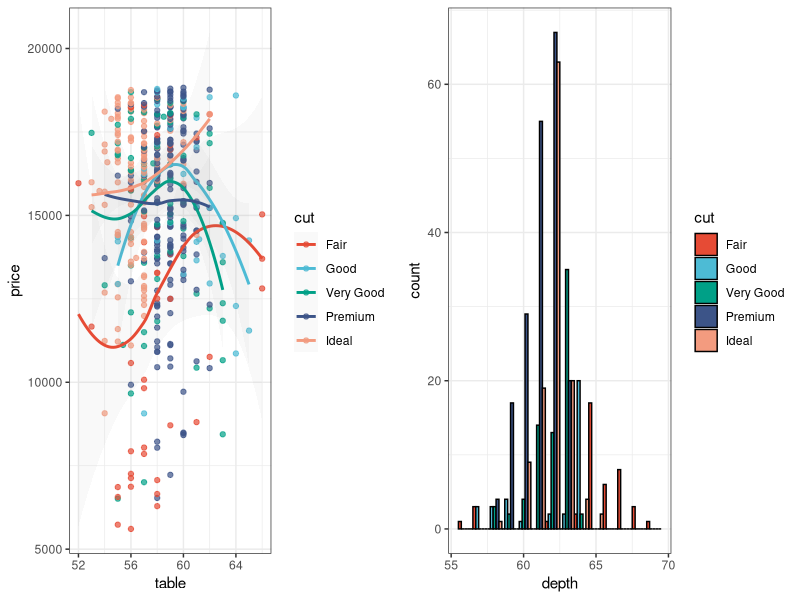
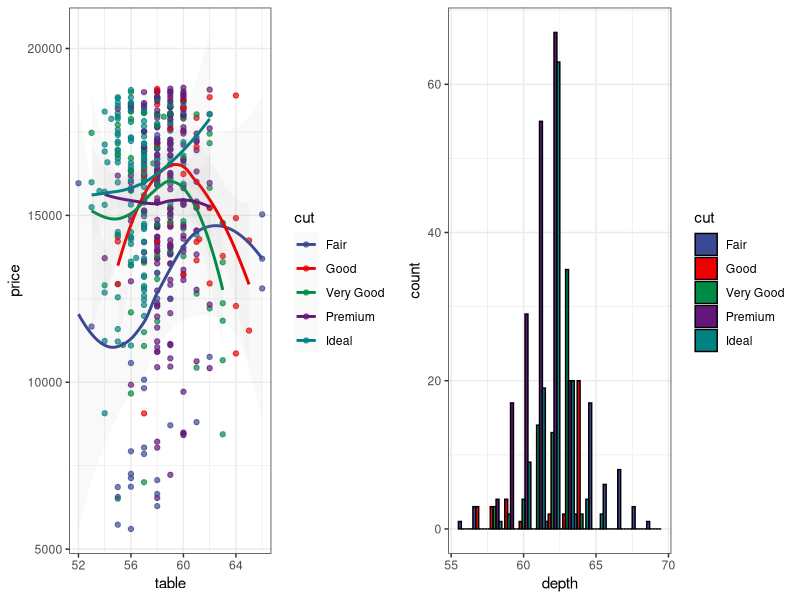
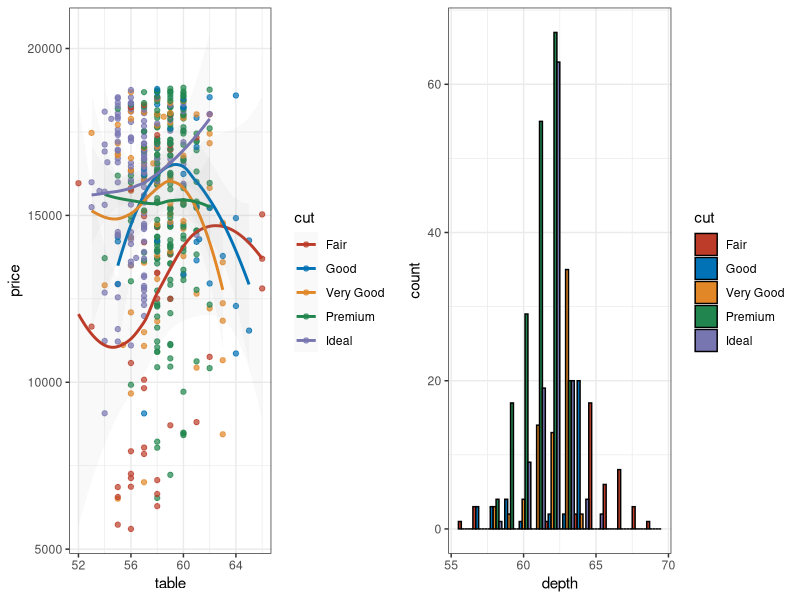
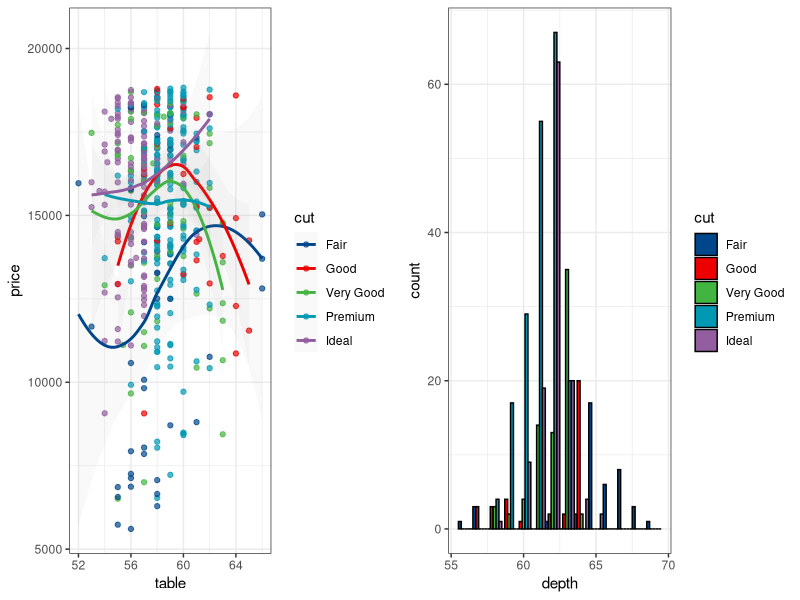
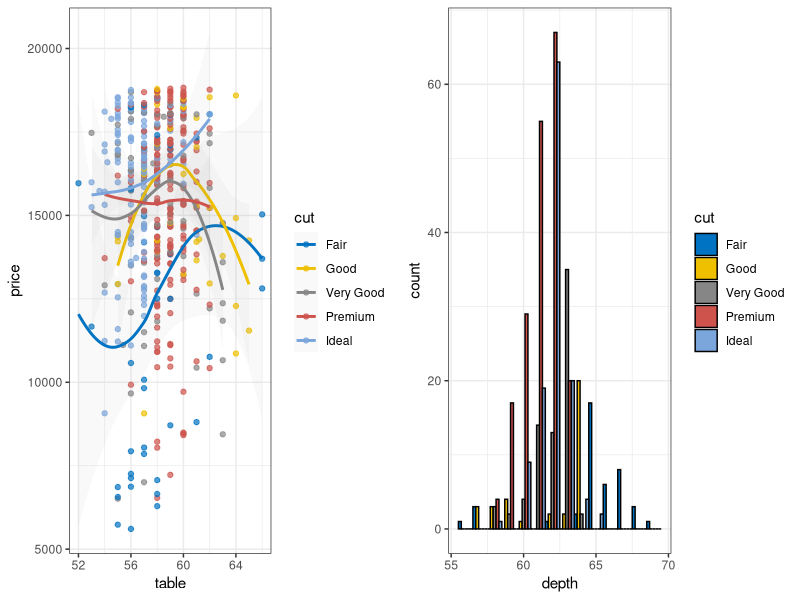
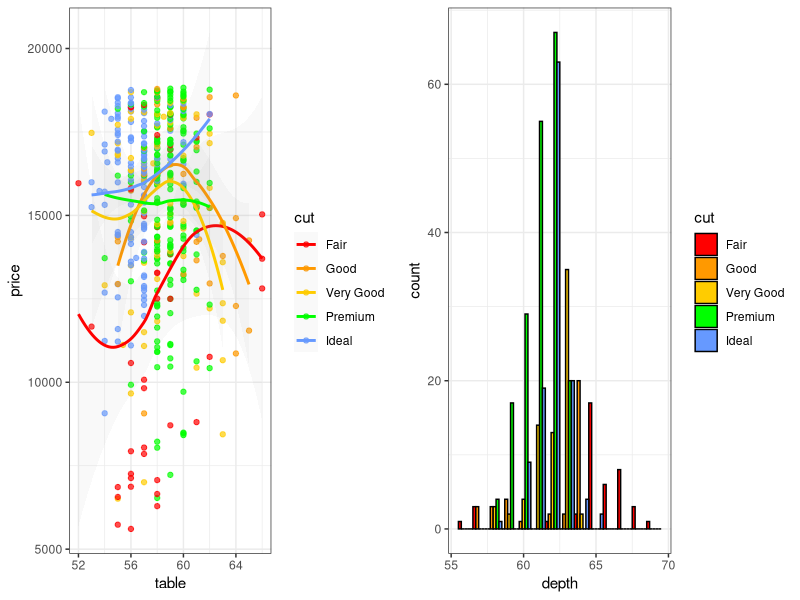
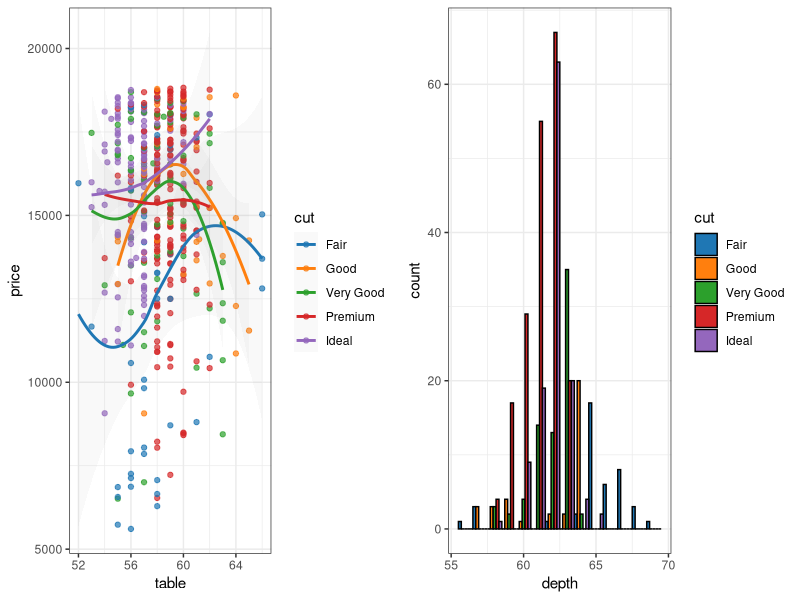
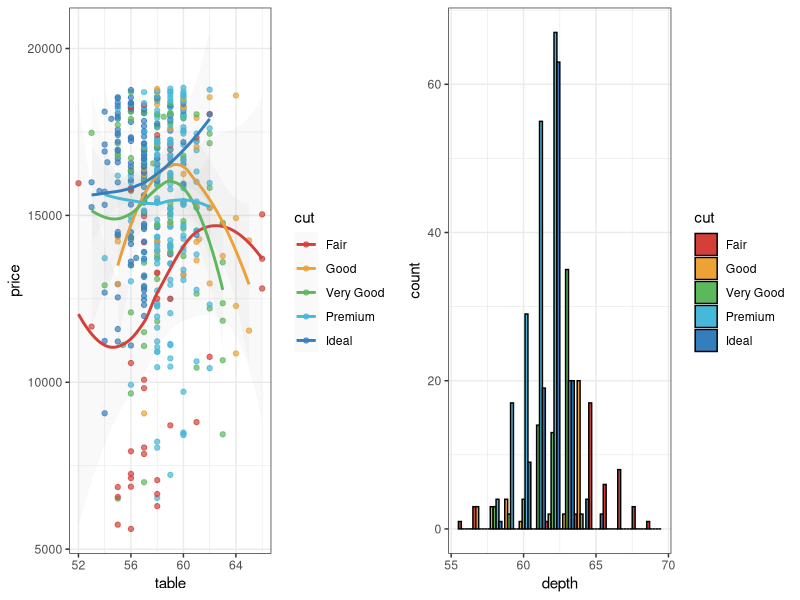

Generate these figures, in order, with R:
## ---- chunk 1
library("ggsci")
library("ggplot2")
library("gridExtra")

data("diamonds")

p1 = ggplot(subset(diamonds, carat >= 2.2),
       aes(x = table, y = price, colour = cut)) +
  geom_point(alpha = 0.7) +
  geom_smooth(method = "loess", alpha = 0.05, size = 1, span = 1) +
  theme_bw()

p2 = ggplot(subset(diamonds, carat > 2.2 & depth > 55 & depth < 70),
       aes(x = depth, fill = cut)) +
  geom_histogram(colour = "black", binwidth = 1, position = "dodge") +
  theme_bw()
## ---- chunk 2
p1_npg = p1 + scale_color_npg()
p2_npg = p2 + scale_fill_npg()
grid.arrange(p1_npg, p2_npg, ncol = 2)
## ---- chunk 3
p1_aaas = p1 + scale_color_aaas()
p2_aaas = p2 + scale_fill_aaas()
grid.arrange(p1_aaas, p2_aaas, ncol = 2)
## ---- chunk 4
p1_nejm = p1 + scale_color_nejm()
p2_nejm = p2 + scale_fill_nejm()
grid.arrange(p1_nejm, p2_nejm, ncol = 2)
## ---- chunk 5
p1_lancet = p1 + scale_color_lancet()
p2_lancet = p2 + scale_fill_lancet()
grid.arrange(p1_lancet, p2_lancet, ncol = 2)
## ---- chunk 6
p1_jco = p1 + scale_color_jco()
p2_jco = p2 + scale_fill_jco()
grid.arrange(p1_jco, p2_jco, ncol = 2)
## ---- chunk 7
p1_ucscgb = p1 + scale_color_ucscgb()
p2_ucscgb = p2 + scale_fill_ucscgb()
grid.arrange(p1_ucscgb, p2_ucscgb, ncol = 2)
## ---- chunk 8
p1_d3 = p1 + scale_color_d3()
p2_d3 = p2 + scale_fill_d3()
grid.arrange(p1_d3, p2_d3, ncol = 2)
## ---- chunk 9
p1_locuszoom = p1 + scale_color_locuszoom()
p2_locuszoom = p2 + scale_fill_locuszoom()
grid.arrange(p1_locuszoom, p2_locuszoom, ncol = 2)
## ---- chunk 10
p1_igv_default = p1 + scale_color_igv()
p2_igv_default = p2 + scale_fill_igv()
grid.arrange(p1_igv_default, p2_igv_default, ncol = 2)
## ---- chunk 11
p1_uchicago = p1 + scale_color_uchicago()
p2_uchicago = p2 + scale_fill_uchicago()
grid.arrange(p1_uchicago, p2_uchicago, ncol = 2)
## ---- chunk 12
p1_startrek = p1 + scale_color_startrek()
p2_startrek = p2 + scale_fill_startrek()
grid.arrange(p1_startrek, p2_startrek, ncol = 2)
## ---- chunk 13
p1_futurama = p1 + scale_color_futurama()
p2_futurama = p2 + scale_fill_futurama()
grid.arrange(p1_futurama, p2_futurama, ncol = 2)
## ---- chunk 14
p1_rickandmorty = p1 + scale_color_rickandmorty()
p2_rickandmorty = p2 + scale_fill_rickandmorty()
grid.arrange(p1_rickandmorty, p2_rickandmorty, ncol = 2)
## ---- chunk 15
p1_simpsons = p1 + scale_color_simpsons()
p2_simpsons = p2 + scale_fill_simpsons()
grid.arrange(p1_simpsons, p2_simpsons, ncol = 2)
## ---- chunk 16
library("reshape2")

data("mtcars")
cor = cor(unname(cbind(mtcars, mtcars, mtcars, mtcars)))
cor_melt = melt(cor)

p3 = ggplot(cor_melt,
            aes(x = Var1, y = Var2, fill = value)) +
  geom_tile(colour = "black", size = 0.3) +
  theme_bw()
## ---- chunk 17
p3_gsea = p3 + scale_fill_gsea()
p3_gsea
## ---- chunk 18
mypal = pal_npg("nrc", alpha = 0.7)(9)
mypal

library("scales")
show_col(mypal)
